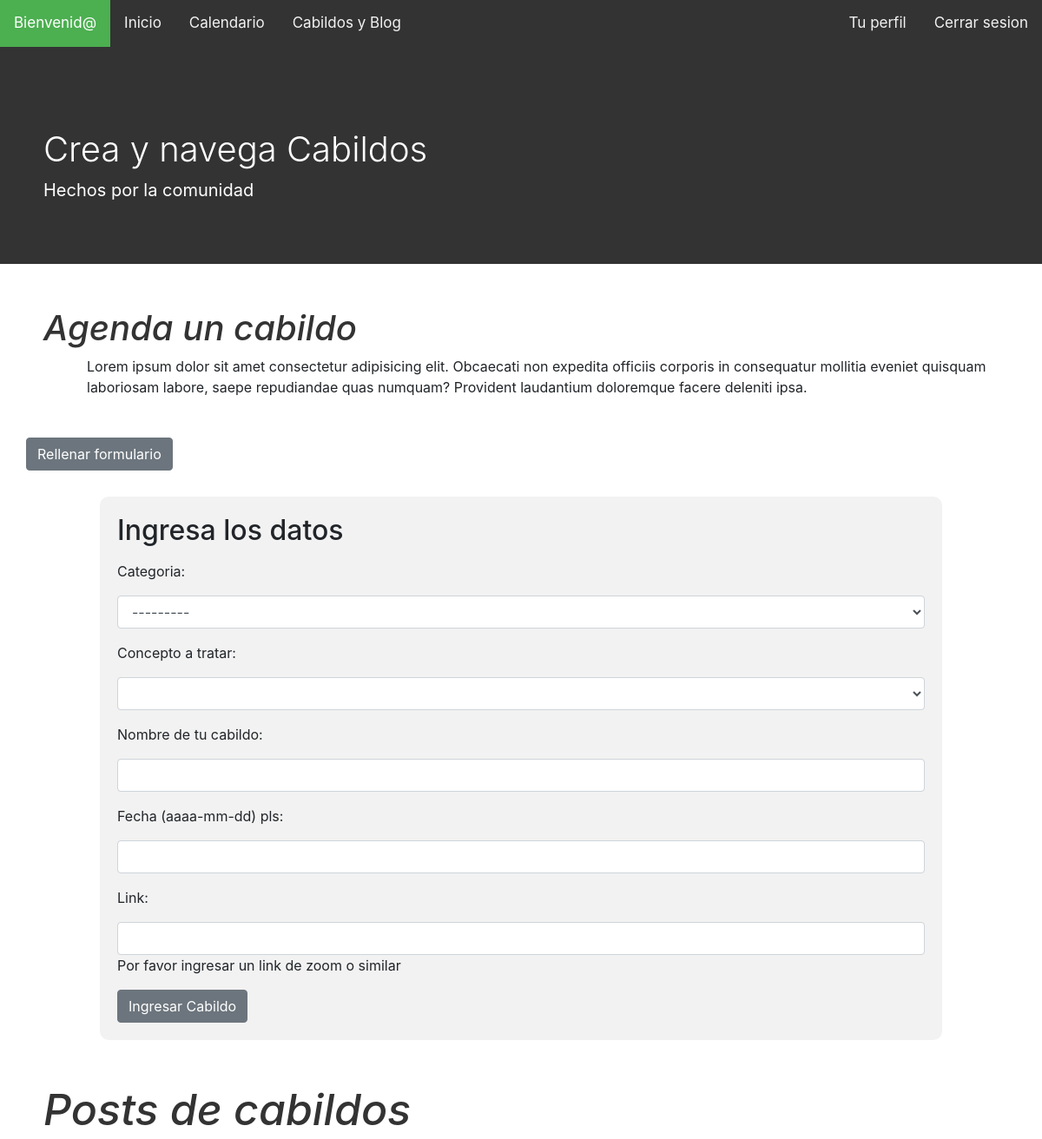
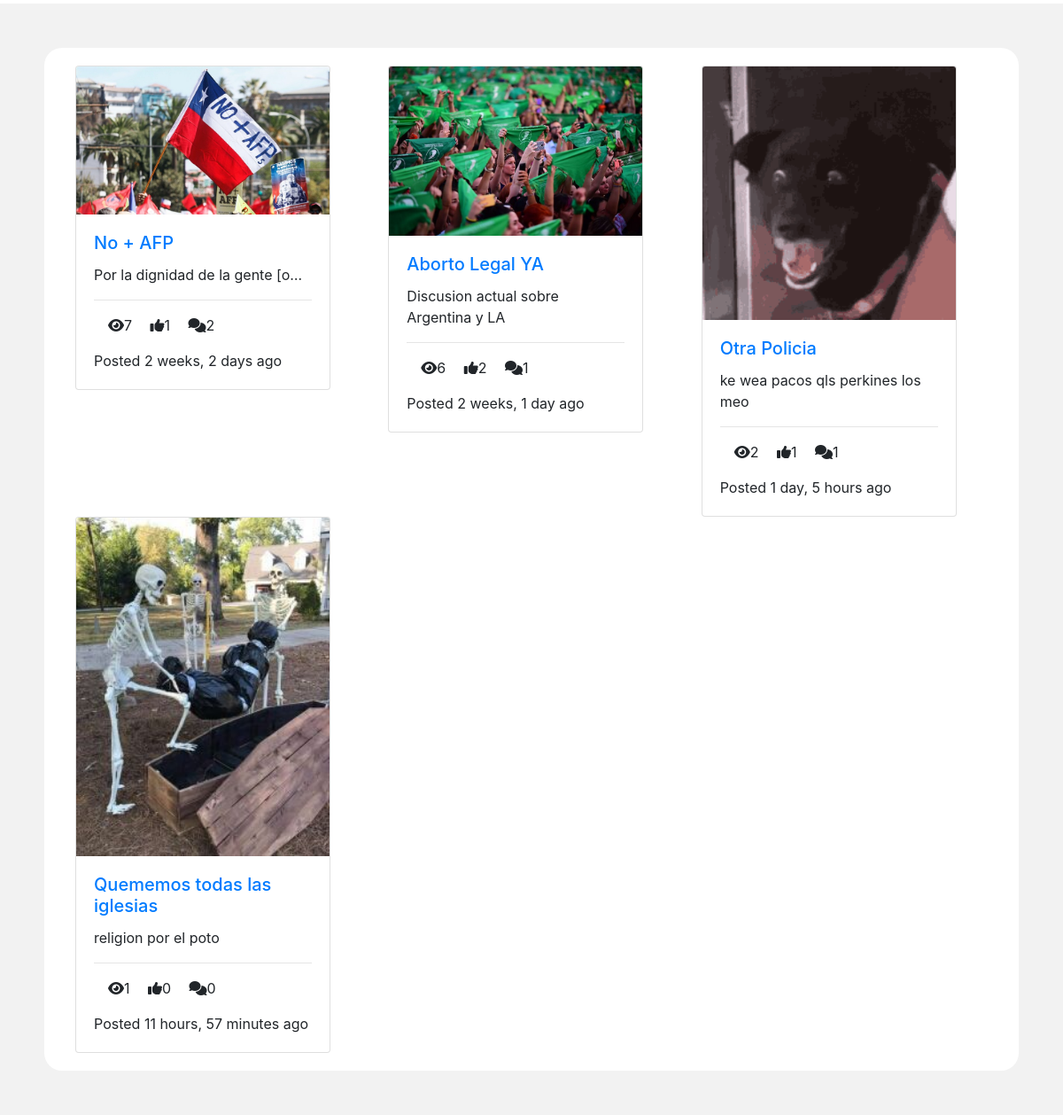
Page /blog on the committed database (2 pictures, top to bottom).
### posts/models.py (models this page shows, shortened)
class Post(models.Model):
    title = models.CharField(max_length=100)
    content = models.TextField()
    thumbnail = models.ImageField()
    publish_date = models.DateTimeField(auto_now_add=True)
    last_update = models.DateTimeField(auto_now = True)
    author = models.ForeignKey(User, on_delete=models.CASCADE)
    slug = models.SlugField(max_length=200,unique=True)
    def get_absolute_url(self):
        return reverse("detail", kwargs={
            'slug': self.slug
        })
    @property
    def get_comment_count(self):
        return self.comment_set.all().count()
    @property
    def get_view_count(self):
        return self.postview_set.all().count()
    @property
    def get_like_count(self):
        return self.like_set.all().count()

### posts/views.py (the view, shortened to what this page needs)
# urls.py: path('blog', PostListView.as_view(), name='list'),
class PostListView(ListView):
    model = Post
    form_class = CrearCabildo
    def get_context_data(self, **kwargs):
        context = super(PostListView, self).get_context_data(**kwargs)
        context['cabildo_form'] = CrearCabildo()
        conceptos_Valores = get_conceptos_Valores()
        conceptos_Derechos = get_conceptos_Derechos()
        conceptos_Deberes = get_conceptos_Deberes()
        conceptos_Instituciones = get_conceptos_Instituciones()
        json_conceptos_Valores = json.dumps(conceptos_Valores)
        json_conceptos_Derechos =json.dumps(conceptos_Derechos)
        json_conceptos_Deberes = json.dumps(conceptos_Deberes)
        json_conceptos_Instituciones = json.dumps(conceptos_Instituciones)
        context['json_conceptos_Valores'] = json_conceptos_Valores
        context['json_conceptos_Derechos'] = json_conceptos_Derechos
        context['json_conceptos_Deberes'] = json_conceptos_Deberes
        context['json_conceptos_Instituciones'] = json_conceptos_Instituciones
        return context

### cabildos/forms.py
class CrearCabildo(forms.ModelForm):
    class Meta:
        model = Cabildo
        fields = ['categoria','concepto','nombre','fecha','link']
        widgets = {
            'categoria': forms.Select(attrs={'class':'form-control'}),
            'concepto': forms.Select(attrs={'class':'form-control'}),
            'nombre': forms.TextInput(attrs={'class':'form-control'}),
            'fecha': forms.DateInput(attrs={'class':'form-control'}),
            'link': forms.TextInput(attrs={'class':'form-control'}),
        }

### cabildos/models.py (called while the page is built)
def get_conceptos_Valores():
    return Valores

def get_conceptos_Derechos():
    return Derechos

def get_conceptos_Deberes():
    return Deberes

def get_conceptos_Instituciones():
    return Instituciones

### templates/posts/post_list.html (shortened to what this page needs)
{% extends 'base.html' %}
{% load static %}
{% block content %}
    <div class='container'>
        <div class = 'row'>
        {% for object in object_list %}
            <div class = 'col-4'>
                <div class="card" style="width: 18rem;">
                    <img src="{{ object.thumbnail.url }}" class="card-img-top" alt="...">
                    <div class="card-body">
                        <a href = '{{ object.get_absolute_url }}'>
                            <h5 class="card-title">{{object.title}}</h5>
                        </a>
                        <p class="card-text">{{ object.content|truncatechars:40 }}</p>
                        <hr/>
                        <p>
                            <span><i class = 'fas fa-eye ml-3'></i>{{ object.get_view_count }}</span>
                            <span><i class = 'fas fa-thumbs-up ml-3'></i>{{ object.get_like_count }}</span>
                            <span><i class = 'fas fa-comments ml-3'></i>{{ object.get_comment_count }}</span>
                        </p>
                        <p class = 'card-text'>
                            Posted {{ object.publish_date|timesince }} ago
                        </p>
                    </div>
                </div>
            </div>
        {% endfor %}
        </div>
    </div>
{% endblock content %}

### static/css/estilos.css (style rules this page uses)
* { margin: 0; padding: 0; box-sizing: border-box; }
body { font-family: 'open sans'; }
body { font-family: "Lato", sans-serif; }
body { margin-top:20px; }
img { max-width: 100%; }
img { vertical-align: middle; border-style: none; }

### rows in the picture
Post: thumbnail (picture), title "No + AFP", content "Por la dignidad de la gente [o…", get_view_count "7", get_like_count "1", get_comment_count "2", publish_date "2 weeks, 2 days"
Post: thumbnail (picture), title "Aborto Legal YA", content "Discusion actual sobre Argentina y LA", get_view_count "6", get_like_count "2", get_comment_count "1", publish_date "2 weeks, 1 day"
Post: thumbnail (picture), title "Otra Policia", content "ke wea pacos qls perkines los meo", get_view_count "2", get_like_count "1", get_comment_count "1", publish_date "1 day, 5 hours"
Post: thumbnail (picture), title "Quememos todas las iglesias", content "religion por el poto", get_view_count "1", get_like_count "0", get_comment_count "0", publish_date "11 hours, 57 minutes"

### other values in the picture
{{ field.label_tag }} "Categoria:" "Concepto a tratar:" "Nombre de tu cabildo:" "Fecha (aaaa-mm-dd) pls:" "Link:"
